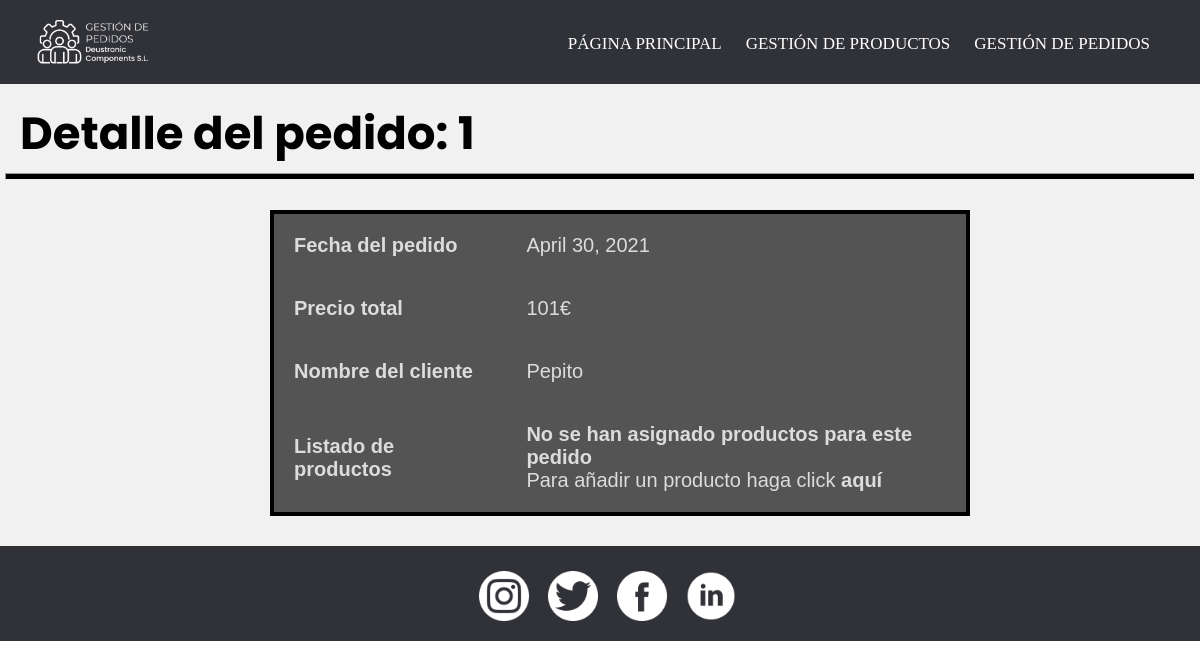
The page /gestionDePedidos/detallePedido/1/ on the database as committed earlier.
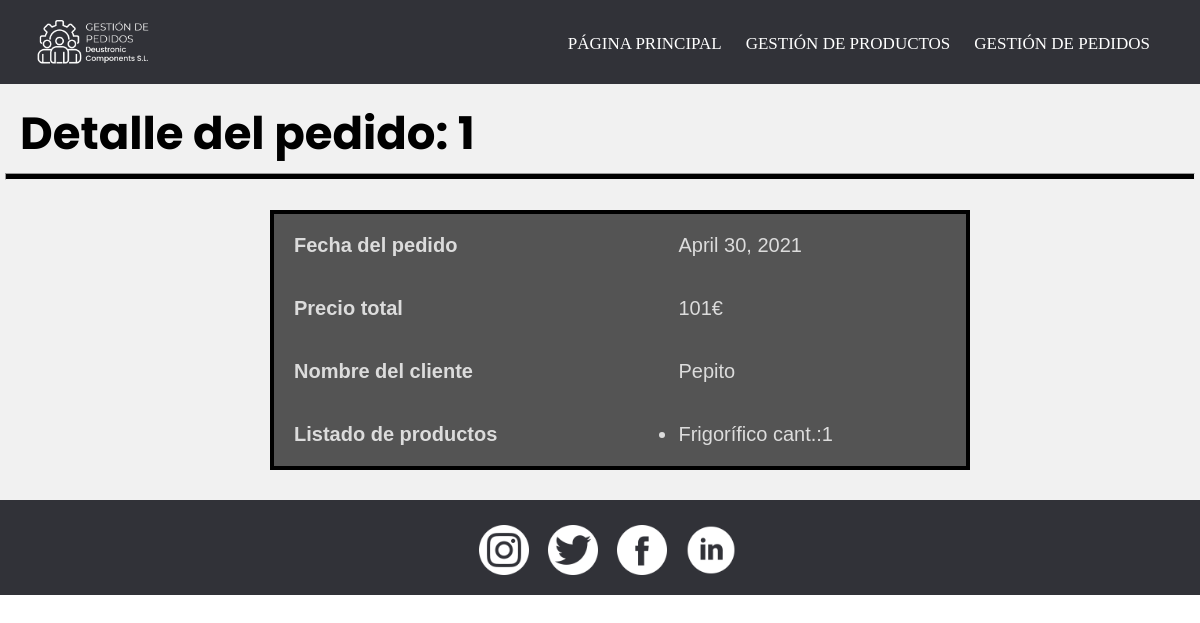
The same page on the database as committed later.
### appGestionDePedidos/models.py (models this page shows, shortened)
class Pedido(models.Model):
    fecha = models.DateField()
    precioTotal = models.IntegerField()
    cliente = models.ForeignKey(Cliente, on_delete=models.CASCADE) #para la recacion 1-n con cliente
    productos = models.ManyToManyField(Producto, through = 'Compone')#esto nos crea la tabla intermedia de la n-m invisible de pedido-producto

class Cliente(models.Model):
    cif = models.CharField(max_length=10)
    nombre = models.CharField(max_length=50)
    telefono = models.CharField(max_length=50)
    nombreEmpresa = models.CharField(max_length=50)
    email = models.EmailField(max_length=50)
    def __str__(self):
        return self.nombre

class Compone(models.Model):
    producto = models.ForeignKey(Producto, on_delete=models.CASCADE)
    pedido = models.ForeignKey(Pedido, on_delete=models.CASCADE)
    cantidad = models.IntegerField()

class Producto(models.Model):
    precio = models.IntegerField()
    nombre = models.CharField(max_length=50)
    descripcion = models.TextField(max_length=50)
    categoria = models.CharField(max_length=50)
    componentes = models.ManyToManyField(Componente, through = 'Consta') #esto nos crea la tabla intermedia de la n-m invisible producto-componente
    def __str__(self):
        return self.nombre

### appGestionDePedidos/views.py (the view)
# urls.py: path('detallePedido/<int:pk>/', PedidoDetailView.as_view(), name = 'detallePedido'),
class PedidoDetailView(DetailView):
        model = Pedido
        template_name = 'detallePedido.html'
        context_object_name = 'detalle_pedido'

### appGestionDePedidos/templates/detallePedido.html
{% extends "base.html" %}
{% load static %}
{% block content %}
    <header>
        <h2 class="pagSecundarias">Detalle del pedido: {{detalle_pedido.id}}</h2>
        <hr>
    </header>
    <div class="detalle">
        <table>
            <tr>
                <th>Fecha del pedido</th>
                <td>{{ detalle_pedido.fecha }}</td>
            </tr>
            <tr>
                <th>Precio total</th>
                <td>{{ detalle_pedido.precioTotal }}€</td>
            </tr>
            <tr>
                <th>Nombre del cliente</th>
                <td>{{ detalle_pedido.cliente }}</td>
            </tr>
            <tr>
                <th>Listado de productos</th>
                <td>
                    {% if detalle_pedido.compone_set.all %}
                        <ul>
                            {% for productos in detalle_pedido.compone_set.all %}
                                <li>{{productos.producto}} cant.:{{productos.cantidad}}</li>
                            {% endfor %}
                        </ul>
                    {% else %}
                        <h4>No se han asignado productos para este pedido</h4>
                        <p>Para añadir un producto haga click <a href="{% url 'anyadirProducto' %}">aquí</a></p>
                    {% endif %}
                </td>
            </tr>
        </table>
    </div>
{% endblock %}

### appGestionDePedidos/templates/base.html (shortened to what this page needs)
<!DOCTYPE html>
{% load static %}
<html lang="es">
<head>
    <link rel="stylesheet" href="{% static 'CSS/style.css' %}">
</head>
<body>
    <header>
        <div class="nav-fijado">
            <nav class="menu">
                <img src="{% static 'IMG/logo_nav.png' %}" alt="Logo" width="150px">
                <ul>
                    <li><a href="{% url 'pagPrincipal' %}">PÁGINA PRINCIPAL</a></li>
                    <li><a href="">GESTIÓN DE PRODUCTOS</a>
                    </li>
                    <li><a href="">GESTIÓN DE PEDIDOS</a>
                    </li>
                </ul>
            </nav>
        </div>
    </header>
    <main>
        {% block content %}{% endblock %}
    </main>
    <footer class="pie">
        <a href="https://www.instagram.com/?hl=es" title="Instagram"><img src="{% static 'IMG/instagram.png' %}" alt="Intagram" width="50px" height="50px"></a>
        <a href="https://twitter.com/?lang=es" title="Twitter"><img src="{% static 'IMG/twitter.png' %}"alt="Twitter" width="50px" height="50px"></a>
        <a href="https://es-es.facebook.com/" title="Facebook"><img src="{% static 'IMG/facebook.png' %}" alt="Facebook" width="50px" height="50px"></a>
        <a href="https://es.linkedin.com/" title="LinkedIn"><img src="{% static 'IMG/linkedin.png' %}" alt="LinkedIn" width="50px" height="50px"></a>
    </footer>
</body>
</html>

### appGestionDePedidos/static/CSS/style.css (style rules this page uses)
* { padding: 0; margin: 0; }
.nav-fijado { width: 100%; position: fixed; z-index: 1; border-bottom: 2px solid rgb(241, 241, 241); background-color: #313238; }
.menu { margin-left: auto; margin-right: auto; font-family: "calibri"; width: 100%; }
.menu img { float: left; padding-top: 0px; padding-left: 15px; padding-bottom: 0px; }
.menu ul { margin: auto; list-style: none; padding-right: 30px; float: right; }
.menu li { display: inline-block; }
.menu li a { color: white; text-decoration: none; padding-top: 34px; padding-right: 20px; font-size: 17px; transition: color 0.4s; display: block; }
.pie { background-color: #313238; height: 95px; width: 100%; text-align: center; clear: right; clear: left; }
.pie img { margin-left: 15px; margin-top: 25px; }
main { background-color: rgb(241, 241, 241); min-height: 483px; }
main h2 { padding: 20px; font-family: "poppins", Arial, Helvetica, sans-serif; font-size: 45px; color: black; }
.pagSecundarias { padding-top: 100px; }
hr { margin: auto; margin-top: -15px; height: 5px; width: 99%; background-color: black; }
.detalle { padding: 30px; width: 55%; margin: auto; }
.detalle table { border-collapse: collapse; border-spacing: 0; border: 4px solid black; font-family: "calibri", Verdana, Geneva, Tahoma, sans-serif;; font-size: 20px; color: gainsboro; width: 700px; text-align: left; background-color: rgba(0, 0, 0, 0.65); }
.detalle tr { transition: background-color 1s; }
.detalle th, td { padding: 20px; }

Rows that differ between the two databases and show on the page:
added Compone: producto "Frigorífico", cantidad "1"
Other text that changed with them:
text no longer shown: "No se han asignado productos para este pedido Para añadir un producto haga click aquí"
